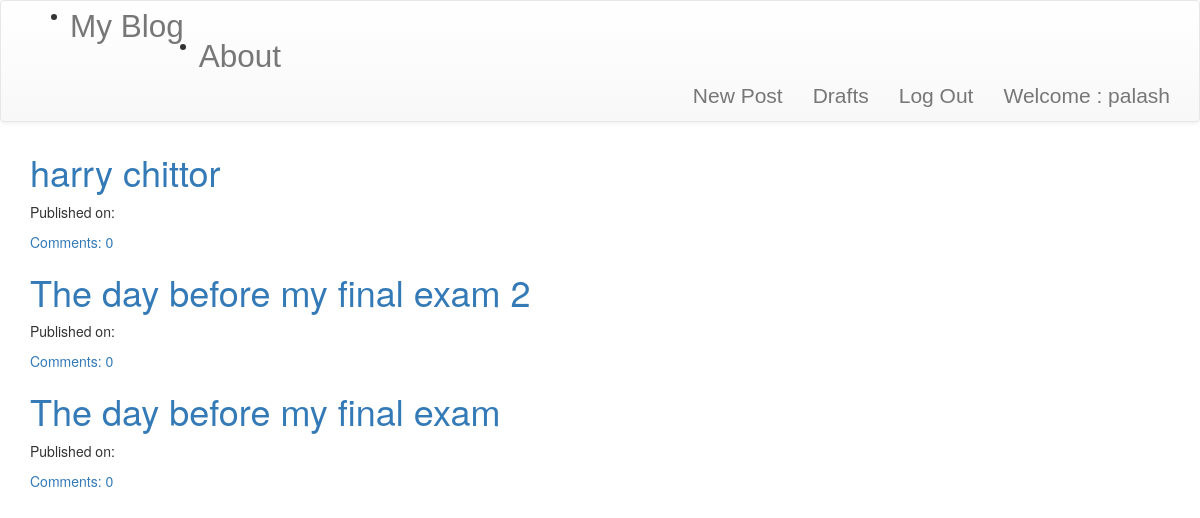
The app's page / (signed in) with its own data.
### blog/models.py (models this page shows, shortened)
class Post(models.Model):
    author = models.ForeignKey('auth.User',on_delete=models.CASCADE)
    title = models.CharField(max_length=200)
    text = models.TextField()
    create_date = models.DateTimeField(default=timezone.now())
    published_date = models.DateTimeField(blank=True,null=True)
    def approve_comments(self):
        return self.comments.filter(approved_comment=True)

### blog/views.py (the view)
# urls.py: path('',views.PostListView.as_view(),name='post_list'),
class PostListView(ListView):
    model = Post
    def get_queryset(self):
        return Post.objects.filter(published_date__lte=timezone.now()).order_by('-published_date')

### blog/templates/blog/post_list.html
{% extends 'blog/base.html' %}
{% block content %}
<div class="centerstage">
  {% for post in post_list %}
    <div class="post">
      <h1><a href="{% url 'post_detail' pk=post.pk %}">{{ post.title }}</a></h1>
      <div class="date">
        <p>Published on: {{post.published|date:'D M Y'}}</p>
      </div>
      <a href="{% url 'post_detail' pk=post.pk %}">Comments: {{post.approve_comments.count}}</a>
    </div>
    {% endfor %}
</div>
{% endblock %}

### blog/templates/blog/base.html (shortened to what this page needs)
<!DOCTYPE html>
{% load staticfiles %}
<html lang="en" dir="ltr">
  <head>
      <link rel="stylesheet" href="https://maxcdn.bootstrapcdn.com/bootstrap/3.3.7/css/bootstrap.min.css">
      <link rel="stylesheet" href="https://maxcdn.bootstrapcdn.com/bootstrap/3.3.7/css/bootstrap-theme.min.css">
    <link rel="stylesheet" href="{% static 'css/blog.css' %}">
  </head>
  <body>
    <nav class='navbar navbar-default techfont custom-navbar'>
      <div class="container">
        <ul clas='nav navbar-nav'>
          <li><a class='navbar-brand bigbrand' href='{% url 'post_list' %}'>My Blog</a></li>
          <li><a class='navbar-brand bigbrand' href="{% url 'about' %}">About</a></li>
        </ul>
        <ul class='nav navbar-nav navbar-right'>
          {% if user.is_authenticated %}
            <li>
                <a href="{% url 'post_new' %}">New Post</a>
            </li>
            <li>
                <a href="{% url 'post_draft_list' %}">Drafts</a>
            </li>
            <li>
                <a href="{% url 'logout' %}">Log Out</a>
            </li>
            <li>
              <a>Welcome : {{user.username}}</a>
            </li>
            {% else %}
              <li><a class='nav navbar-right' href='{% url 'login' %}'><span class='glyphicon glyphicon-user'></span></a></li>
          {% endif %}
        </ul>
      </div>
    </nav>
    <div class="content container">
      <div class="row">
        <div class="col-md-8">
          <div class="blog_posts">
            {% block content %}
            {% endblock %}
          </div>
        </div>
      </div>
    </div>
  </body>
</html>

### blog/static/css/blog.css (style rules this page uses)
.techfont { font-family : 'Russo One',sans-serif; font-size: 1.5em; margin-bottom: 10px; }
.bigbrand { font-size: 1.5em; }
.centerstage { margin-left: auto; margin-right: auto; }

### records on screen
Post: title "harry chittor", approve_comments.count "0"
Post: title "The day before my final exam 2", approve_comments.count "0"
Post: title "The day before my final exam", approve_comments.count "0"

### other values on screen
{{ user.username }} "palash"
